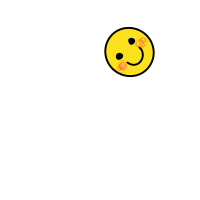
Frame 1 (no input)
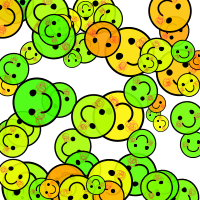
Frame 60 (the mouse pressed at the canvas centre just before this capture)
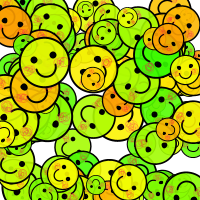
Frame 120 (the mouse held since frame 60 and released just before this capture)

The Processing sketch that drew these frames (run headless with seeded random() and noise(); from frame 60 on, the mouse is pressed at the canvas centre):

// Processing sketch: processing_10493
// ── processing_10493.pde

void setup(){
size(200,200);
colorMode(HSB,100);
background(100);
smooth();
}
void draw(){
  translate(random(width),random(height));
  drawSmile(0,0);
}
void drawSmile(int x,int y){
  scale(random(0.3,1.0));
  strokeWeight(2);
  stroke(0);
  fill(random(10,30),99,99,90);
  rotate(random(0,TWO_PI));
  ellipse(x,y,50,50);
  fill(0,0,0);
  ellipse(x-10,y-5,5,5);
  ellipse(x+10,y-5,5,5);
  noFill();
  arc(x,y+5,20,20,0,PI);
  for(int i=0; i<10;i++){ 
  stroke(random(90,100),99,99,30);
  strokeWeight(0.5);
  float d=(random(3,10));
  ellipse(random(x-20,x-12),random(y+2,y+6),d,d);
  ellipse(random(x+12,x+20),random(y+2,y+6),d,d);
  }
}
